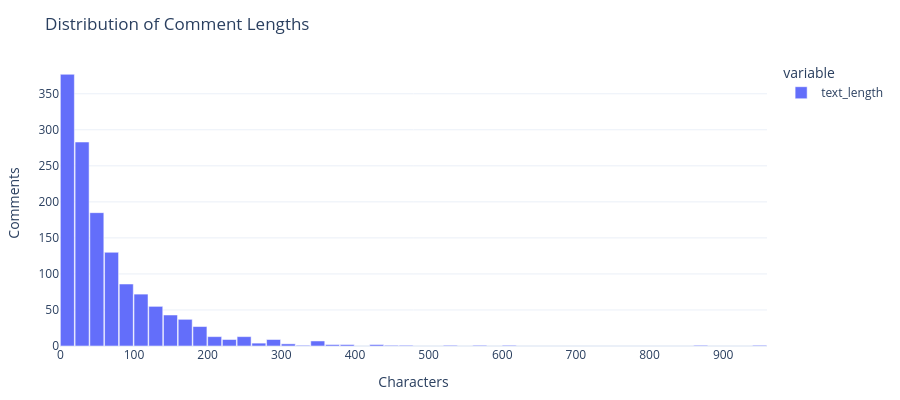

The cell this chart's notebook holds for it:
### Markdown cell above
# Distribution of comment lengths

How are comment lengths distributed?

### Code cell
fig = px.histogram(
    df['text_length'], nbins=50,
    title='Distribution of Comment Lengths',
    labels={'value': 'Characters', 'count': 'Comments'},
    color_discrete_sequence=['#636EFA']
)
fig.update_traces(marker_line_color='white', marker_line_width=0.5)
fig.update_layout(bargap=0.05,
                  height=max(DEFAULT_HEIGHT - 20, 400),
                  xaxis_title='Characters', yaxis_title='Comments')
fig.show()

save_plotly(fig, name='comment_length_distribution', description='Histogram of comment lengths in characters', friendly_name='Comment Length Distribution')

### Figure 1 — Plotly figure (JSON) as saved in the notebook; plotly's stock layout.template omitted (floating-point values rounded to 4 significant figures; data arrays with more than 128 entries replaced by an {"elided": "..."} marker saying what was removed)
{"data": [{"bingroup": "x", "hovertemplate": "variable=text_length<br>Characters=%{x}<br>count=%{y}<extra></extra>", "legendgroup": "text_length", "marker": {"color": "#636EFA", "line": {"color": "white", "width": 0.5}, "pattern": {"shape": ""}}, "name": "text_length", "nbinsx": 50, "orientation": "v", "showlegend": true, "type": "histogram", "x": {"elided": "1367 int values"}, "xaxis": "x", "yaxis": "y"}], "layout": {"bargap": 0.05, "barmode": "relative", "height": 400, "legend": {"title": {"text": "variable"}, "tracegroupgap": 0}, "title": {"text": "Distribution of Comment Lengths"}, "xaxis": {"anchor": "y", "domain": [0, 1], "title": {"text": "Characters"}}, "yaxis": {"anchor": "x", "domain": [0, 1], "title": {"text": "Comments"}}}}
